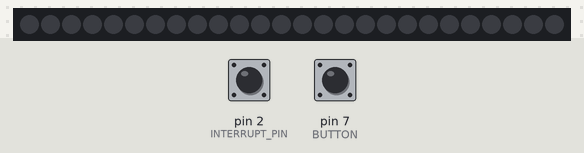
Bench run of a sketch on a simulated Arduino Nano, built with avr-gcc and run on an emulated ATmega328P. Shown: 26 RGB LEDs in strip order, left to right. The inputs (shaded band) are chosen by the test bench; at power-on: pin 7 (BUTTON) LOW, pin 2 (INTERRUPT_PIN) LOW.

Above: at 2.8 s.
2.9 s: pin 7 (BUTTON) pulled HIGH for 0.85 s
At 3.87 s:
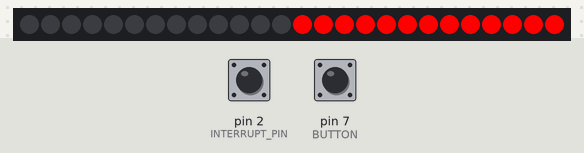
5.8 s: pin 7 (BUTTON) pulled HIGH for 3.2 s
At 7.02 s:
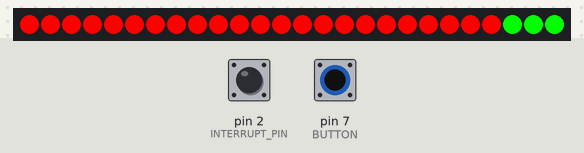
10.5 s: pin 2 (INTERRUPT_PIN) pulled HIGH for 0.85 s
12.8 s: pin 2 (INTERRUPT_PIN) driven HIGH and pin 7 (BUTTON) driven HIGH
At 14.76 s:
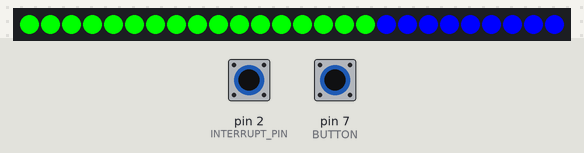
16.2 s: pin 7 (BUTTON) driven LOW
At 17.28 s:
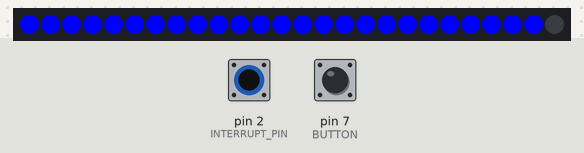
18.9 s: pin 7 (BUTTON) driven HIGH
At 21.52 s:
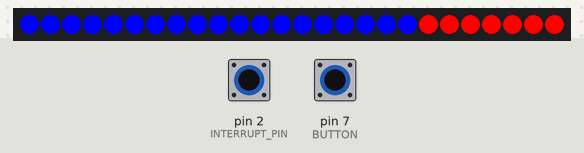
Timing chart, 0 to 23.0 s (numbered marks = the images above; inputs shaded):
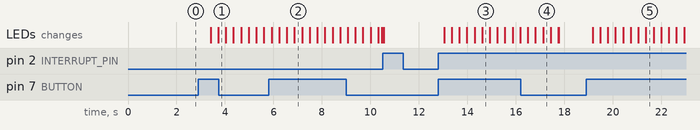

The sketch:

arduino_neopixel.ino
```cpp
// Skateboard Neopixel Program
// Controls 2*26 sets of neopixels on the bottom of my DIY electric skateboard
// Used an Arduino Nano to control the lights to save logic level conversion on the Pi Zero and worrying about task management
// Wiimote 'A' button triggers Pi that then triggers Arduino inputs that then turn on the lights

#include <Adafruit_NeoPixel.h>
#ifdef __AVR__
  #include <avr/power.h>
#endif

#define PIN 6
#define BUTTON 7
#define INTERRUPT_PIN 2

Adafruit_NeoPixel strip = Adafruit_NeoPixel(26, PIN, NEO_GRB + NEO_KHZ800);

void setup() {
  strip.begin();
  strip.show();
  pinMode(BUTTON, INPUT);
  attachInterrupt(digitalPinToInterrupt(INTERRUPT_PIN), ISRturn_off, RISING);
  }

void loop() {
  int value = 0;
  int but_val = 0;
  blank();
  while (true){
    but_val = digitalRead(BUTTON);
    if (but_val == 1){
        sequence();
      }
    if (but_val == 0){
        blank();
      }
    }
  }

void ISRturn_off(){
  blank();
  }

void colorWipe(uint32_t c, uint8_t wait) {
  for(int i = (strip.numPixels()-1); i >= 0; i = i - 1) {
    strip.setPixelColor(i, c);
    strip.show();
    delay(wait);
    }
  }

void sequence(){
  colorWipe(strip.Color(255, 0, 0), 25);
  colorWipe(strip.Color(0, 255, 0), 25);
  colorWipe(strip.Color(0, 0, 255), 25);
  }

void blank(){
  colorWipe(strip.Color(0, 0, 0), 25);
  }
```

Measured:
- after the input at 2.9 s, the LEDs: first change after 0.51 s (image 1 shows a later state)
- after the input at 12.8 s, the LEDs: first change after 0.24 s (image 3 shows a later state)
- after the input at 16.2 s, the LEDs: first differ from a run without the input after 0.92 s (image 4)
- after the input at 18.9 s, the LEDs: first change after 0.27 s (image 5 shows a later state)
